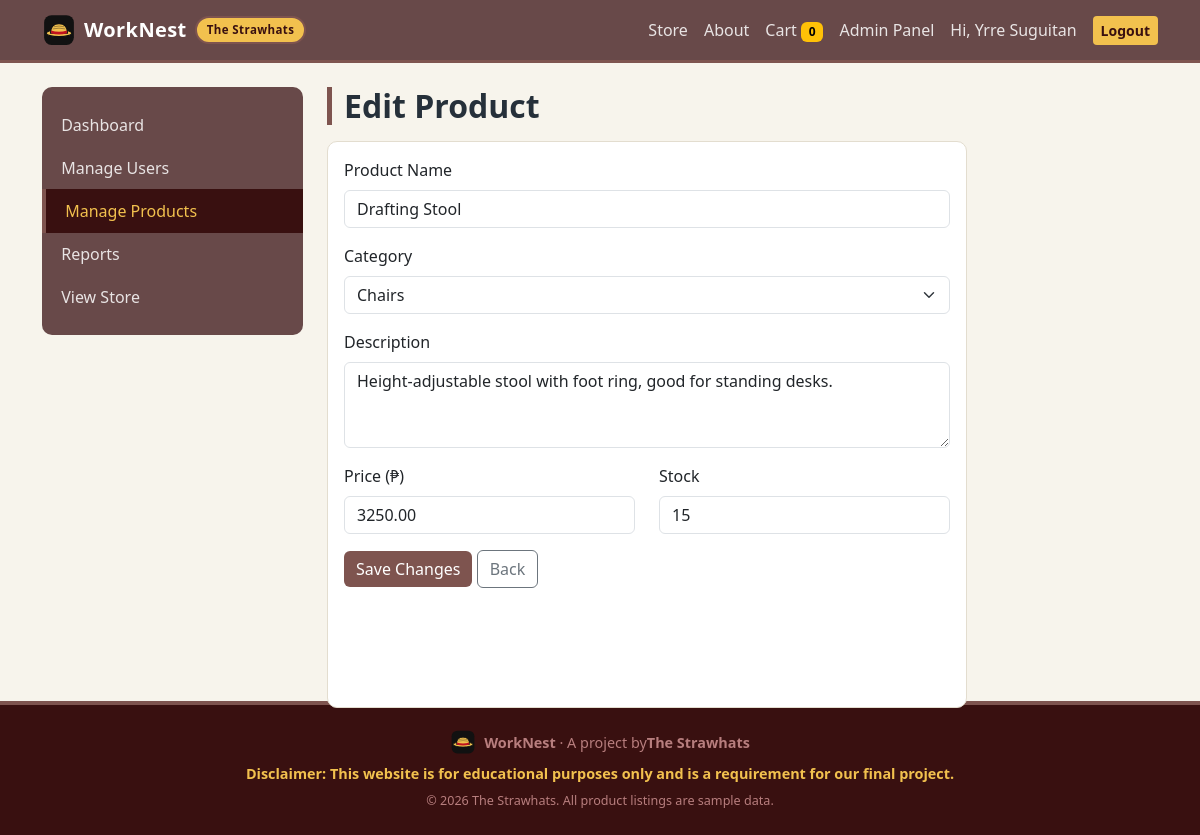
The app's page /admin/product_edit.php?id=3 (signed in) with its own data.
### tables this page shows
CREATE TABLE `products` (
  `id` int(11) NOT NULL,
  `category_id` int(11) NOT NULL,
  `name` varchar(100) NOT NULL,
  `description` text DEFAULT NULL,
  `price` decimal(10,2) NOT NULL,
  `stock` int(11) NOT NULL DEFAULT 0,
  `created_at` timestamp NOT NULL DEFAULT current_timestamp()
);

CREATE TABLE `categories` (
  `id` int(11) NOT NULL,
  `name` varchar(50) NOT NULL
);

### admin/product_edit.php (the view, shortened to what this page needs)
<?php
require_once '../includes/config.php';
$id = (int) $_GET['id'];
$stmt = mysqli_prepare($conn, 'SELECT * FROM products WHERE id = ?');
mysqli_stmt_bind_param($stmt, 'i', $id);
mysqli_stmt_execute($stmt);
$result = mysqli_stmt_get_result($stmt);
$product = mysqli_fetch_assoc($result);
$categories = mysqli_query($conn, 'SELECT id, name FROM categories ORDER BY id');
require_once '../includes/header.php';
?>
<div class="container mt-4">
    <div class="row">
        <?php include 'sidebar.php'; ?>
        <div class="col-lg-9">
            <h2 class="wn-page-title mt-0">Edit Product</h2>
            <div class="card wn-card p-3 mb-5" style="max-width:640px;">
                <form method="post" novalidate>
                    <div class="mb-3">
                        <label class="form-label">Product Name</label>
                        <input type="text" name="name" class="form-control" value="<?php echo htmlspecialchars($product['name']); ?>" required>
                    </div>
                    <div class="mb-3">
                        <label class="form-label">Category</label>
                        <select name="category_id" class="form-select">
                            <?php while ($c = mysqli_fetch_assoc($categories)): ?>
                                <option value="<?php echo $c['id']; ?>"
                                    <?php if ((int) $c['id'] === (int) $product['category_id']) echo 'selected'; ?>>
                                    <?php echo htmlspecialchars($c['name']); ?>
                                </option>
                            <?php endwhile; ?>
                        </select>
                    </div>
                    <div class="mb-3">
                        <label class="form-label">Description</label>
                        <textarea name="description" class="form-control" rows="3"><?php echo htmlspecialchars($product['description']); ?></textarea>
                    </div>
                    <div class="row">
                        <div class="col-md-6 mb-3">
                            <label class="form-label">Price (&#8369;)</label>
                            <input type="number" name="price" step="0.01" min="0" class="form-control"
                                   value="<?php echo $product['price']; ?>" required>
                        </div>
                        <div class="col-md-6 mb-3">
                            <label class="form-label">Stock</label>
                            <input type="number" name="stock" min="0" class="form-control"
                                   value="<?php echo $product['stock']; ?>" required>
                        </div>
                    </div>
                    <button type="submit" class="btn btn-wn">Save Changes</button>
                    <a href="products.php" class="btn btn-outline-secondary">Back</a>
                </form>
            </div>
        </div>
    </div>
</div>
<?php require_once '../includes/footer.php'; ?>

### assets/css/style.css (style rules this page uses)
:root { --wn-ink: #26303a; --wn-navy: #684949; --wn-navy-dark: #391010; --wn-red: #7e544f; --wn-red-dark: #9e0e19; --wn-amber: #f2c14e; --wn-bg: #f7f4ec; --wn-border: #e3ddcf; }
body { background-color: var(--wn-bg); color: var(--wn-ink); font-family: "Segoe UI", system-ui, -apple-system, Arial, sans-serif; display: flex; flex-direction: column; min-height: 100vh; }
.wn-page-title { border-left: 5px solid var(--wn-red); padding-left: 12px; margin: 1.5rem 0 1rem; font-weight: 700; }
.wn-card { border: 1px solid var(--wn-border); border-radius: 10px; transition: box-shadow 0.15s ease, transform 0.15s ease; height: 100%; }
.btn-wn { background-color: var(--wn-red); color: #fff; border: none; }

### records on screen
products: name "Drafting Stool", category_id "Chairs", description "Height-adjustable stool with foot ring, good for standing desks.", price "3250.00", stock "15"

### other values on screen
cart_count() "0"
$_SESSION['full_name'] "Yrre Suguitan"
